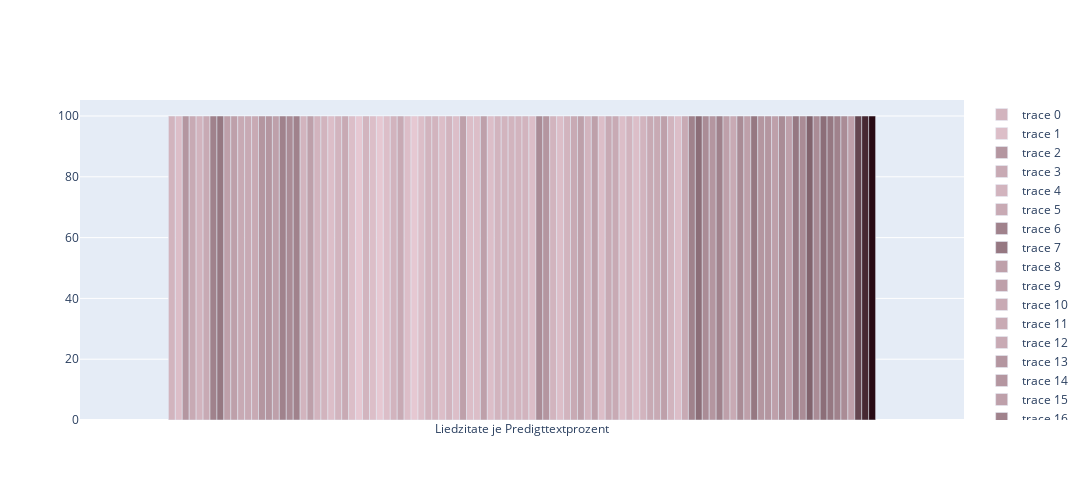

The cell this chart's notebook holds for it:
### Code cell
create_song_dist_chart(ids)
#create_song_dist_chart(["E000052", "E000109"])

### Figure 1 — Plotly figure (JSON) as saved in the notebook; plotly's stock layout.template omitted (floating-point values rounded to 4 significant figures)
{"data": [{"hovertemplate": "2 Lied(er) in diesem %", "marker": {"color": "rgb(210,180,190)"}, "type": "bar", "x": ["Liedzitate je Predigttextprozent"], "y": [100]}, {"hovertemplate": "1 Lied(er) in diesem %", "marker": {"color": "rgb(220,190,200)"}, "type": "bar", "x": ["Liedzitate je Predigttextprozent"], "y": [100]}, {"hovertemplate": "5 Lied(er) in diesem %", "marker": {"color": "rgb(180,150,160)"}, "type": "bar", "x": ["Liedzitate je Predigttextprozent"], "y": [100]}, {"hovertemplate": "3 Lied(er) in diesem %", "marker": {"color": "rgb(200,170,180)"}, "type": "bar", "x": ["Liedzitate je Predigttextprozent"], "y": [100]}, {"hovertemplate": "2 Lied(er) in diesem %", "marker": {"color": "rgb(210,180,190)"}, "type": "bar", "x": ["Liedzitate je Predigttextprozent"], "y": [100]}, {"hovertemplate": "3 Lied(er) in diesem %", "marker": {"color": "rgb(200,170,180)"}, "type": "bar", "x": ["Liedzitate je Predigttextprozent"], "y": [100]}, {"hovertemplate": "7 Lied(er) in diesem %", "marker": {"color": "rgb(160,130,140)"}, "type": "bar", "x": ["Liedzitate je Predigttextprozent"], "y": [100]}, {"hovertemplate": "8 Lied(er) in diesem %", "marker": {"color": "rgb(150,120,130)"}, "type": "bar", "x": ["Liedzitate je Predigttextprozent"], "y": [100]}, {"hovertemplate": "4 Lied(er) in diesem %", "marker": {"color": "rgb(190,160,170)"}, "type": "bar", "x": ["Liedzitate je Predigttextprozent"], "y": [100]}, {"hovertemplate": "4 Lied(er) in diesem %", "marker": {"color": "rgb(190,160,170)"}, "type": "bar", "x": ["Liedzitate je Predigttextprozent"], "y": [100]}, {"hovertemplate": "3 Lied(er) in diesem %", "marker": {"color": "rgb(200,170,180)"}, "type": "bar", "x": ["Liedzitate je Predigttextprozent"], "y": [100]}, {"hovertemplate": "3 Lied(er) in diesem %", "marker": {"color": "rgb(200,170,180)"}, "type": "bar", "x": ["Liedzitate je Predigttextprozent"], "y": [100]}, {"hovertemplate": "3 Lied(er) in diesem %", "marker": {"color": "rgb(200,170,180)"}, "type": "bar", "x": ["Liedzitate je Predigttextprozent"], "y": [100]}, {"hovertemplate": "5 Lied(er) in diesem %", "marker": {"color": "rgb(180,150,160)"}, "type": "bar", "x": ["Liedzitate je Predigttextprozent"], "y": [100]}, {"hovertemplate": "5 Lied(er) in diesem %", "marker": {"color": "rgb(180,150,160)"}, "type": "bar", "x": ["Liedzitate je Predigttextprozent"], "y": [100]}, {"hovertemplate": "4 Lied(er) in diesem %", "marker": {"color": "rgb(190,160,170)"}, "type": "bar", "x": ["Liedzitate je Predigttextprozent"], "y": [100]}, {"hovertemplate": "7 Lied(er) in diesem %", "marker": {"color": "rgb(160,130,140)"}, "type": "bar", "x": ["Liedzitate je Predigttextprozent"], "y": [100]}, {"hovertemplate": "6 Lied(er) in diesem %", "marker": {"color": "rgb(170,140,150)"}, "type": "bar", "x": ["Liedzitate je Predigttextprozent"], "y": [100]}, {"hovertemplate": "7 Lied(er) in diesem %", "marker": {"color": "rgb(160,130,140)"}, "type": "bar", "x": ["Liedzitate je Predigttextprozent"], "y": [100]}, {"hovertemplate": "2 Lied(er) in diesem %", "marker": {"color": "rgb(210,180,190)"}, "type": "bar", "x": ["Liedzitate je Predigttextprozent"], "y": [100]}, {"hovertemplate": "4 Lied(er) in diesem %", "marker": {"color": "rgb(190,160,170)"}, "type": "bar", "x": ["Liedzitate je Predigttextprozent"], "y": [100]}, {"hovertemplate": "2 Lied(er) in diesem %", "marker": {"color": "rgb(210,180,190)"}, "type": "bar", "x": ["Liedzitate je Predigttextprozent"], "y": [100]}, {"hovertemplate": "2 Lied(er) in diesem %", "marker": {"color": "rgb(210,180,190)"}, "type": "bar", "x": ["Liedzitate je Predigttextprozent"], "y": [100]}, {"hovertemplate": "1 Lied(er) in diesem %", "marker": {"color": "rgb(220,190,200)"}, "type": "bar", "x": ["Liedzitate je Predigttextprozent"], "y": [100]}, {"hovertemplate": "2 Lied(er) in diesem %", "marker": {"color": "rgb(210,180,190)"}, "type": "bar", "x": ["Liedzitate je Predigttextprozent"], "y": [100]}, {"hovertemplate": "3 Lied(er) in diesem %", "marker": {"color": "rgb(200,170,180)"}, "type": "bar", "x": ["Liedzitate je Predigttextprozent"], "y": [100]}, {"hovertemplate": "1 Lied(er) in diesem %", "marker": {"color": "rgb(220,190,200)"}, "type": "bar", "x": ["Liedzitate je Predigttextprozent"], "y": [100]}, {"hovertemplate": "0 Lied(er) in diesem %", "marker": {"color": "rgb(230,200,210)"}, "type": "bar", "x": ["Liedzitate je Predigttextprozent"], "y": [100]}, {"hovertemplate": "2 Lied(er) in diesem %", "marker": {"color": "rgb(210,180,190)"}, "type": "bar", "x": ["Liedzitate je Predigttextprozent"], "y": [100]}, {"hovertemplate": "1 Lied(er) in diesem %", "marker": {"color": "rgb(220,190,200)"}, "type": "bar", "x": ["Liedzitate je Predigttextprozent"], "y": [100]}, {"hovertemplate": "0 Lied(er) in diesem %", "marker": {"color": "rgb(230,200,210)"}, "type": "bar", "x": ["Liedzitate je Predigttextprozent"], "y": [100]}, {"hovertemplate": "1 Lied(er) in diesem %", "marker": {"color": "rgb(220,190,200)"}, "type": "bar", "x": ["Liedzitate je Predigttextprozent"], "y": [100]}, {"hovertemplate": "2 Lied(er) in diesem %", "marker": {"color": "rgb(210,180,190)"}, "type": "bar", "x": ["Liedzitate je Predigttextprozent"], "y": [100]}, {"hovertemplate": "3 Lied(er) in diesem %", "marker": {"color": "rgb(200,170,180)"}, "type": "bar", "x": ["Liedzitate je Predigttextprozent"], "y": [100]}, {"hovertemplate": "1 Lied(er) in diesem %", "marker": {"color": "rgb(220,190,200)"}, "type": "bar", "x": ["Liedzitate je Predigttextprozent"], "y": [100]}, {"hovertemplate": "0 Lied(er) in diesem %", "marker": {"color": "rgb(230,200,210)"}, "type": "bar", "x": ["Liedzitate je Predigttextprozent"], "y": [100]}, {"hovertemplate": "1 Lied(er) in diesem %", "marker": {"color": "rgb(220,190,200)"}, "type": "bar", "x": ["Liedzitate je Predigttextprozent"], "y": [100]}, {"hovertemplate": "2 Lied(er) in diesem %", "marker": {"color": "rgb(210,180,190)"}, "type": "bar", "x": ["Liedzitate je Predigttextprozent"], "y": [100]}, {"hovertemplate": "2 Lied(er) in diesem %", "marker": {"color": "rgb(210,180,190)"}, "type": "bar", "x": ["Liedzitate je Predigttextprozent"], "y": [100]}, {"hovertemplate": "1 Lied(er) in diesem %", "marker": {"color": "rgb(220,190,200)"}, "type": "bar", "x": ["Liedzitate je Predigttextprozent"], "y": [100]}, {"hovertemplate": "2 Lied(er) in diesem %", "marker": {"color": "rgb(210,180,190)"}, "type": "bar", "x": ["Liedzitate je Predigttextprozent"], "y": [100]}, {"hovertemplate": "1 Lied(er) in diesem %", "marker": {"color": "rgb(220,190,200)"}, "type": "bar", "x": ["Liedzitate je Predigttextprozent"], "y": [100]}, {"hovertemplate": "4 Lied(er) in diesem %", "marker": {"color": "rgb(190,160,170)"}, "type": "bar", "x": ["Liedzitate je Predigttextprozent"], "y": [100]}, {"hovertemplate": "1 Lied(er) in diesem %", "marker": {"color": "rgb(220,190,200)"}, "type": "bar", "x": ["Liedzitate je Predigttextprozent"], "y": [100]}, {"hovertemplate": "1 Lied(er) in diesem %", "marker": {"color": "rgb(220,190,200)"}, "type": "bar", "x": ["Liedzitate je Predigttextprozent"], "y": [100]}, {"hovertemplate": "4 Lied(er) in diesem %", "marker": {"color": "rgb(190,160,170)"}, "type": "bar", "x": ["Liedzitate je Predigttextprozent"], "y": [100]}, {"hovertemplate": "1 Lied(er) in diesem %", "marker": {"color": "rgb(220,190,200)"}, "type": "bar", "x": ["Liedzitate je Predigttextprozent"], "y": [100]}, {"hovertemplate": "2 Lied(er) in diesem %", "marker": {"color": "rgb(210,180,190)"}, "type": "bar", "x": ["Liedzitate je Predigttextprozent"], "y": [100]}, {"hovertemplate": "2 Lied(er) in diesem %", "marker": {"color": "rgb(210,180,190)"}, "type": "bar", "x": ["Liedzitate je Predigttextprozent"], "y": [100]}, {"hovertemplate": "2 Lied(er) in diesem %", "marker": {"color": "rgb(210,180,190)"}, "type": "bar", "x": ["Liedzitate je Predigttextprozent"], "y": [100]}, {"hovertemplate": "2 Lied(er) in diesem %", "marker": {"color": "rgb(210,180,190)"}, "type": "bar", "x": ["Liedzitate je Predigttextprozent"], "y": [100]}, {"hovertemplate": "2 Lied(er) in diesem %", "marker": {"color": "rgb(210,180,190)"}, "type": "bar", "x": ["Liedzitate je Predigttextprozent"], "y": [100]}, {"hovertemplate": "1 Lied(er) in diesem %", "marker": {"color": "rgb(220,190,200)"}, "type": "bar", "x": ["Liedzitate je Predigttextprozent"], "y": [100]}, {"hovertemplate": "6 Lied(er) in diesem %", "marker": {"color": "rgb(170,140,150)"}, "type": "bar", "x": ["Liedzitate je Predigttextprozent"], "y": [100]}, {"hovertemplate": "5 Lied(er) in diesem %", "marker": {"color": "rgb(180,150,160)"}, "type": "bar", "x": ["Liedzitate je Predigttextprozent"], "y": [100]}, {"hovertemplate": "2 Lied(er) in diesem %", "marker": {"color": "rgb(210,180,190)"}, "type": "bar", "x": ["Liedzitate je Predigttextprozent"], "y": [100]}, {"hovertemplate": "1 Lied(er) in diesem %", "marker": {"color": "rgb(220,190,200)"}, "type": "bar", "x": ["Liedzitate je Predigttextprozent"], "y": [100]}, {"hovertemplate": "2 Lied(er) in diesem %", "marker": {"color": "rgb(210,180,190)"}, "type": "bar", "x": ["Liedzitate je Predigttextprozent"], "y": [100]}, {"hovertemplate": "3 Lied(er) in diesem %", "marker": {"color": "rgb(200,170,180)"}, "type": "bar", "x": ["Liedzitate je Predigttextprozent"], "y": [100]}, {"hovertemplate": "4 Lied(er) in diesem %", "marker": {"color": "rgb(190,160,170)"}, "type": "bar", "x": ["Liedzitate je Predigttextprozent"], "y": [100]}, {"hovertemplate": "2 Lied(er) in diesem %", "marker": {"color": "rgb(210,180,190)"}, "type": "bar", "x": ["Liedzitate je Predigttextprozent"], "y": [100]}, {"hovertemplate": "4 Lied(er) in diesem %", "marker": {"color": "rgb(190,160,170)"}, "type": "bar", "x": ["Liedzitate je Predigttextprozent"], "y": [100]}, {"hovertemplate": "1 Lied(er) in diesem %", "marker": {"color": "rgb(220,190,200)"}, "type": "bar", "x": ["Liedzitate je Predigttextprozent"], "y": [100]}, {"hovertemplate": "3 Lied(er) in diesem %", "marker": {"color": "rgb(200,170,180)"}, "type": "bar", "x": ["Liedzitate je Predigttextprozent"], "y": [100]}, {"hovertemplate": "3 Lied(er) in diesem %", "marker": {"color": "rgb(200,170,180)"}, "type": "bar", "x": ["Liedzitate je Predigttextprozent"], "y": [100]}, {"hovertemplate": "1 Lied(er) in diesem %", "marker": {"color": "rgb(220,190,200)"}, "type": "bar", "x": ["Liedzitate je Predigttextprozent"], "y": [100]}, {"hovertemplate": "2 Lied(er) in diesem %", "marker": {"color": "rgb(210,180,190)"}, "type": "bar", "x": ["Liedzitate je Predigttextprozent"], "y": [100]}, {"hovertemplate": "1 Lied(er) in diesem %", "marker": {"color": "rgb(220,190,200)"}, "type": "bar", "x": ["Liedzitate je Predigttextprozent"], "y": [100]}, {"hovertemplate": "2 Lied(er) in diesem %", "marker": {"color": "rgb(210,180,190)"}, "type": "bar", "x": ["Liedzitate je Predigttextprozent"], "y": [100]}, {"hovertemplate": "3 Lied(er) in diesem %", "marker": {"color": "rgb(200,170,180)"}, "type": "bar", "x": ["Liedzitate je Predigttextprozent"], "y": [100]}, {"hovertemplate": "3 Lied(er) in diesem %", "marker": {"color": "rgb(200,170,180)"}, "type": "bar", "x": ["Liedzitate je Predigttextprozent"], "y": [100]}, {"hovertemplate": "4 Lied(er) in diesem %", "marker": {"color": "rgb(190,160,170)"}, "type": "bar", "x": ["Liedzitate je Predigttextprozent"], "y": [100]}, {"hovertemplate": "2 Lied(er) in diesem %", "marker": {"color": "rgb(210,180,190)"}, "type": "bar", "x": ["Liedzitate je Predigttextprozent"], "y": [100]}, {"hovertemplate": "1 Lied(er) in diesem %", "marker": {"color": "rgb(220,190,200)"}, "type": "bar", "x": ["Liedzitate je Predigttextprozent"], "y": [100]}, {"hovertemplate": "3 Lied(er) in diesem %", "marker": {"color": "rgb(200,170,180)"}, "type": "bar", "x": ["Liedzitate je Predigttextprozent"], "y": [100]}, {"hovertemplate": "7 Lied(er) in diesem %", "marker": {"color": "rgb(160,130,140)"}, "type": "bar", "x": ["Liedzitate je Predigttextprozent"], "y": [100]}, {"hovertemplate": "9 Lied(er) in diesem %", "marker": {"color": "rgb(140,110,120)"}, "type": "bar", "x": ["Liedzitate je Predigttextprozent"], "y": [100]}, {"hovertemplate": "6 Lied(er) in diesem %", "marker": {"color": "rgb(170,140,150)"}, "type": "bar", "x": ["Liedzitate je Predigttextprozent"], "y": [100]}, {"hovertemplate": "5 Lied(er) in diesem %", "marker": {"color": "rgb(180,150,160)"}, "type": "bar", "x": ["Liedzitate je Predigttextprozent"], "y": [100]}, {"hovertemplate": "7 Lied(er) in diesem %", "marker": {"color": "rgb(160,130,140)"}, "type": "bar", "x": ["Liedzitate je Predigttextprozent"], "y": [100]}, {"hovertemplate": "4 Lied(er) in diesem %", "marker": {"color": "rgb(190,160,170)"}, "type": "bar", "x": ["Liedzitate je Predigttextprozent"], "y": [100]}, {"hovertemplate": "3 Lied(er) in diesem %", "marker": {"color": "rgb(200,170,180)"}, "type": "bar", "x": ["Liedzitate je Predigttextprozent"], "y": [100]}, {"hovertemplate": "6 Lied(er) in diesem %", "marker": {"color": "rgb(170,140,150)"}, "type": "bar", "x": ["Liedzitate je Predigttextprozent"], "y": [100]}, {"hovertemplate": "4 Lied(er) in diesem %", "marker": {"color": "rgb(190,160,170)"}, "type": "bar", "x": ["Liedzitate je Predigttextprozent"], "y": [100]}, {"hovertemplate": "8 Lied(er) in diesem %", "marker": {"color": "rgb(150,120,130)"}, "type": "bar", "x": ["Liedzitate je Predigttextprozent"], "y": [100]}, {"hovertemplate": "5 Lied(er) in diesem %", "marker": {"color": "rgb(180,150,160)"}, "type": "bar", "x": ["Liedzitate je Predigttextprozent"], "y": [100]}, {"hovertemplate": "5 Lied(er) in diesem %", "marker": {"color": "rgb(180,150,160)"}, "type": "bar", "x": ["Liedzitate je Predigttextprozent"], "y": [100]}, {"hovertemplate": "4 Lied(er) in diesem %", "marker": {"color": "rgb(190,160,170)"}, "type": "bar", "x": ["Liedzitate je Predigttextprozent"], "y": [100]}, {"hovertemplate": "6 Lied(er) in diesem %", "marker": {"color": "rgb(170,140,150)"}, "type": "bar", "x": ["Liedzitate je Predigttextprozent"], "y": [100]}, {"hovertemplate": "4 Lied(er) in diesem %", "marker": {"color": "rgb(190,160,170)"}, "type": "bar", "x": ["Liedzitate je Predigttextprozent"], "y": [100]}, {"hovertemplate": "8 Lied(er) in diesem %", "marker": {"color": "rgb(150,120,130)"}, "type": "bar", "x": ["Liedzitate je Predigttextprozent"], "y": [100]}, {"hovertemplate": "6 Lied(er) in diesem %", "marker": {"color": "rgb(170,140,150)"}, "type": "bar", "x": ["Liedzitate je Predigttextprozent"], "y": [100]}, {"hovertemplate": "10 Lied(er) in diesem %", "marker": {"color": "rgb(130,100,110)"}, "type": "bar", "x": ["Liedzitate je Predigttextprozent"], "y": [100]}, {"hovertemplate": "6 Lied(er) in diesem %", "marker": {"color": "rgb(170,140,150)"}, "type": "bar", "x": ["Liedzitate je Predigttextprozent"], "y": [100]}, {"hovertemplate": "9 Lied(er) in diesem %", "marker": {"color": "rgb(140,110,120)"}, "type": "bar", "x": ["Liedzitate je Predigttextprozent"], "y": [100]}, {"hovertemplate": "8 Lied(er) in diesem %", "marker": {"color": "rgb(150,120,130)"}, "type": "bar", "x": ["Liedzitate je Predigttextprozent"], "y": [100]}, {"hovertemplate": "7 Lied(er) in diesem %", "marker": {"color": "rgb(160,130,140)"}, "type": "bar", "x": ["Liedzitate je Predigttextprozent"], "y": [100]}, {"hovertemplate": "6 Lied(er) in diesem %", "marker": {"color": "rgb(170,140,150)"}, "type": "bar", "x": ["Liedzitate je Predigttextprozent"], "y": [100]}, {"hovertemplate": "4 Lied(er) in diesem %", "marker": {"color": "rgb(190,160,170)"}, "type": "bar", "x": ["Liedzitate je Predigttextprozent"], "y": [100]}, {"hovertemplate": "13 Lied(er) in diesem %", "marker": {"color": "rgb(100,70,80)"}, "type": "bar", "x": ["Liedzitate je Predigttextprozent"], "y": [100]}, {"hovertemplate": "16 Lied(er) in diesem %", "marker": {"color": "rgb(70,40,50)"}, "type": "bar", "x": ["Liedzitate je Predigttextprozent"], "y": [100]}, {"hovertemplate": "19 Lied(er) in diesem %", "marker": {"color": "rgb(40,10,20)"}, "type": "bar", "x": ["Liedzitate je Predigttextprozent"], "y": [100]}], "layout": {"height": 500, "width": 1500}}
